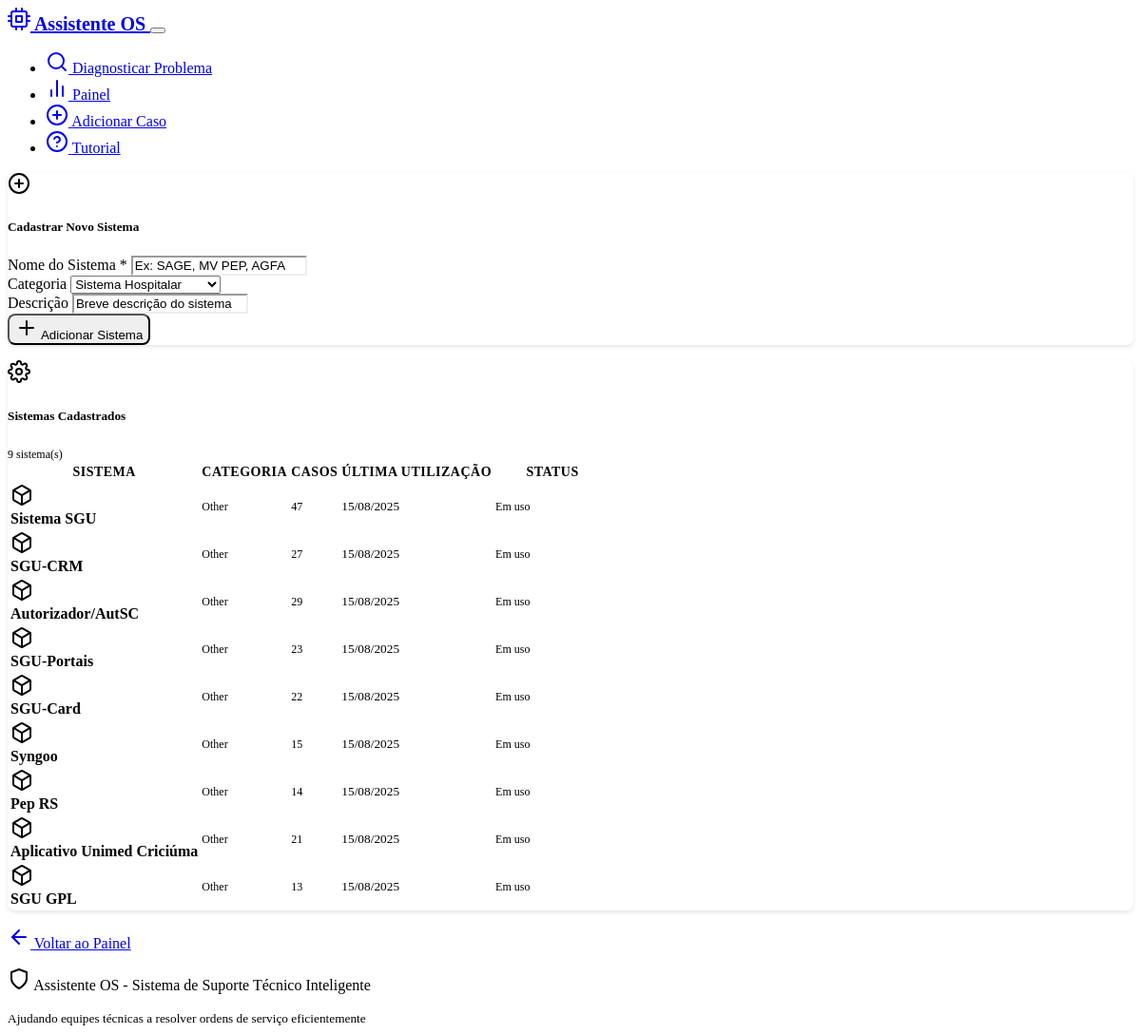
Screenshot of /systems with the database file from the repository.
### models.py (models this page shows, shortened)
class Case(db.Model):
    __tablename__ = 'cases'
    id = db.Column(db.Integer, primary_key=True)
    problem_description = db.Column(db.Text, nullable=False)
    solution = db.Column(db.Text, nullable=False)
    system_type = db.Column(db.String(100), default="Unknown")
    created_at = db.Column(db.DateTime, default=datetime.now)
    effectiveness_score = db.Column(db.Float, nullable=True)
    feedback_count = db.Column(db.Integer, default=0)
    tags = db.Column(db.String(500), default="")  # Stored as comma-separated string
    feedbacks = db.relationship("CaseFeedback", backref="case", cascade="all, delete-orphan")

### routes.py (the view)
@app.route('/systems')
def manage_systems():
    try:
        all_cases = case_service.get_all_cases()
        system_stats = {}
        for case in all_cases:
            system = case.system_type
            if system not in system_stats:
                system_stats[system] = {
                    'name': system,
                    'category': 'Healthcare' if system in ['Tasy', 'SGU', 'SGU Card', 'Autorizador'] else 'Other',
                    'case_count': 0,
                    'last_used': None
                }
            system_stats[system]['case_count'] += 1
            if not system_stats[system]['last_used'] or case.created_at > system_stats[system]['last_used']:
                system_stats[system]['last_used'] = case.created_at
        from flask import current_app
        custom_systems = current_app.config.get('CUSTOM_SYSTEMS', [])
        all_systems = []
        for system_name, stats in system_stats.items():
            all_systems.append(stats)
        for custom in custom_systems:
            if custom['name'] not in system_stats:
                custom['case_count'] = 0
                custom['last_used'] = None
                all_systems.append(custom)
        return render_template('manage_systems.html', systems=all_systems)
    except Exception as e:
        logging.error(f"Error loading systems: {str(e)}")
        flash(f'Erro ao carregar sistemas: {str(e)}', 'error')
        return render_template('manage_systems.html', systems=[])

### case_service.py (called while the page is built)
    def get_all_cases(self) -> List[Case]:
        try:
            return Case.query.all()
        except Exception as e:
            logging.error(f"Error getting cases from database: {str(e)}")
            return current_app.config.get('CASES_STORAGE', [])

### templates/manage_systems.html (shortened to what this page needs)
{% extends "base.html" %}
{% block content %}
<div class="row">
    <div class="col-lg-10 mx-auto">
        <div class="card mb-4">
            <div class="card-header d-flex align-items-center">
                <i data-feather="plus-circle" class="me-2"></i>
                <h5 class="mb-0">Cadastrar Novo Sistema</h5>
            </div>
            <div class="card-body">
                <form action="{{ url_for('add_system') }}" method="POST" class="row g-3">
                    <div class="col-md-4">
                        <label for="system_name" class="form-label">Nome do Sistema *</label>
                        <input type="text" class="form-control" id="system_name" name="system_name"
                               placeholder="Ex: SAGE, MV PEP, AGFA" required>
                    </div>
                    <div class="col-md-4">
                        <label for="system_category" class="form-label">Categoria</label>
                        <select class="form-select" id="system_category" name="system_category">
                            <option value="Healthcare">Sistema Hospitalar</option>
                        </select>
                    </div>
                    <div class="col-md-4">
                        <label for="system_description" class="form-label">Descrição</label>
                        <input type="text" class="form-control" id="system_description" name="system_description"
                               placeholder="Breve descrição do sistema">
                    </div>
                    <div class="col-12">
                        <button type="submit" class="btn btn-primary">
                            <i data-feather="plus" class="me-1"></i>
                            Adicionar Sistema
                        </button>
                    </div>
                </form>
            </div>
        </div>
        <div class="card">
            <div class="card-header d-flex align-items-center justify-content-between">
                <div class="d-flex align-items-center">
                    <i data-feather="settings" class="me-2"></i>
                    <h5 class="mb-0">Sistemas Cadastrados</h5>
                </div>
                <span class="badge bg-info">{{ systems|length }} sistema(s)</span>
            </div>
            <div class="card-body p-0">
                {% if systems %}
                <div class="table-responsive">
                    <table class="table table-hover mb-0">
                        <thead class="table-dark">
                            <tr>
                                <th>Sistema</th>
                                <th>Categoria</th>
                                <th>Casos</th>
                                <th>Última Utilização</th>
                                <th width="120">Status</th>
                            </tr>
                        </thead>
                        <tbody>
                            {% for system in systems %}
                            <tr>
                                <td>
                                    <div class="d-flex align-items-center">
                                        <div class="system-icon me-2">
                                            {% if system.category == 'Healthcare' %}
                                                <i data-feather="heart" class="text-danger"></i>
                                            {% elif system.category == 'Administrative' %}
                                                <i data-feather="briefcase" class="text-primary"></i>
                                            {% elif system.category == 'Network' %}
                                                <i data-feather="wifi" class="text-success"></i>
                                            {% elif system.category == 'Database' %}
                                                <i data-feather="database" class="text-warning"></i>
                                            {% elif system.category == 'Application Server' %}
                                                <i data-feather="server" class="text-info"></i>
                                            {% else %}
                                                <i data-feather="box" class="text-secondary"></i>
                                            {% endif %}
                                        </div>
                                        <div>
                                            <strong>{{ system.name }}</strong>
                                        </div>
                                    </div>
                                </td>
                                <td>
                                    <span class="badge bg-secondary">{{ system.category }}</span>
                                </td>
                                <td>
                                    <span class="badge bg-info">{{ system.case_count or 0 }}</span>
                                </td>
                                <td>
                                    {% if system.last_used %}
                                        <small>{{ system.last_used.strftime('%d/%m/%Y') }}</small>
                                    {% else %}
                                        <small class="text-muted">Nunca usado</small>
                                    {% endif %}
                                </td>
                                <td>
                                    {% if system.case_count == 0 %}
                                        <span class="badge bg-warning">Não utilizado</span>
                                    {% else %}
                                        <span class="badge bg-success">Em uso</span>
                                    {% endif %}
                                </td>
                            </tr>
                            {% endfor %}
                        </tbody>
                    </table>
                </div>
                {% else %}
                <div class="text-center py-5">
                    <i data-feather="settings" style="width: 64px; height: 64px; color: var(--bs-secondary);"></i>
                    <h4 class="mt-3 mb-2">Nenhum Sistema Personalizado</h4>
                    <p class="text-muted">Os sistemas padrão (Tasy, SGU, SGU Card, Autorizador) já estão disponíveis.</p>
                </div>
                {% endif %}
            </div>
        </div>
        <div class="text-center mt-4">
            <a href="{{ url_for('dashboard') }}" class="btn btn-secondary">
                <i data-feather="arrow-left" class="me-2"></i>
                Voltar ao Painel
            </a>
        </div>
    </div>
</div>
{% endblock %}

### templates/base.html (shortened to what this page needs)
<!DOCTYPE html>
<html lang="en" data-bs-theme="dark">
<head>
    <link href="https://cdn.replit.com/agent/bootstrap-agent-dark-theme.min.css" rel="stylesheet">
    <link rel="stylesheet" href="{{ url_for('static', filename='style.css') }}">
</head>
<body>
    <nav class="navbar navbar-expand-lg navbar-dark bg-dark border-bottom">
        <div class="container">
            <a class="navbar-brand d-flex align-items-center" href="{{ url_for('index') }}">
                <i data-feather="cpu" class="me-2"></i>
                <span class="fw-bold">Assistente OS</span>
            </a>
            <button class="navbar-toggler" type="button" data-bs-toggle="collapse" data-bs-target="#navbarNav">
            </button>
            <div class="collapse navbar-collapse" id="navbarNav">
                <ul class="navbar-nav me-auto">
                    <li class="nav-item">
                        <a class="nav-link" href="{{ url_for('index') }}">
                            <i data-feather="search" class="me-1"></i>
                            Diagnosticar Problema
                        </a>
                    </li>
                    <li class="nav-item">
                        <a class="nav-link" href="{{ url_for('dashboard') }}">
                            <i data-feather="bar-chart-2" class="me-1"></i>
                            Painel
                        </a>
                    </li>
                    <li class="nav-item">
                        <a class="nav-link" href="{{ url_for('add_case_form') }}">
                            <i data-feather="plus-circle" class="me-1"></i>
                            Adicionar Caso
                        </a>
                    </li>
                    <li class="nav-item">
                        <a class="nav-link" href="{{ url_for('tutorial') }}">
                            <i data-feather="help-circle" class="me-1"></i>
                            Tutorial
                        </a>
                    </li>
                </ul>
            </div>
        </div>
    </nav>
    <main class="container my-4">
        {% block content %}{% endblock %}
    </main>
    <footer class="bg-dark border-top mt-5 py-4">
        <div class="container text-center text-muted">
            <p class="mb-0">
                <i data-feather="shield" class="me-1"></i>
                Assistente OS - Sistema de Suporte Técnico Inteligente
            </p>
            <small>Ajudando equipes técnicas a resolver ordens de serviço eficientemente</small>
        </div>
    </footer>
</body>
</html>

### static/style.css (style rules this page uses)
:root { --custom-code-bg: #1a1a1a; --custom-border-radius: 8px; }
.card { border-radius: var(--custom-border-radius); box-shadow: 0 2px 4px rgba(0, 0, 0, 0.1); margin-bottom: 1rem; }
.card-header { background-color: var(--bs-dark); border-bottom: 1px solid var(--bs-border-color); border-radius: var(--custom-border-radius) var(--custom-border-radius) 0 0 !important; }
.form-control { background-color: var(--bs-dark) !important; border-color: var(--bs-secondary) !important; color: var(--bs-light) !important; }
.form-control::placeholder { color: var(--bs-secondary) !important; }
.btn { border-radius: var(--custom-border-radius); font-weight: 500; }
.table-responsive { border-radius: var(--custom-border-radius); }
.table th { border-top: none; font-weight: 600; font-size: 0.875rem; text-transform: uppercase; letter-spacing: 0.5px; }
.table td { vertical-align: middle; border-color: var(--bs-border-color); }
.badge { border-radius: var(--custom-border-radius); font-weight: 500; font-size: 0.75rem; }
.navbar-brand { font-weight: 700; font-size: 1.25rem; }
.nav-link { font-weight: 500; }
footer { margin-top: auto; }

### rows the page displays
Case: name "Sistema SGU", category "Other", case_count "47", last_used "15/08/2025"
Case: name "SGU-CRM", category "Other", case_count "27", last_used "15/08/2025"
Case: name "Autorizador/AutSC", category "Other", case_count "29", last_used "15/08/2025"
Case: name "SGU-Portais", category "Other", case_count "23", last_used "15/08/2025"
Case: name "SGU-Card", category "Other", case_count "22", last_used "15/08/2025"
Case: name "Syngoo", category "Other", id "15", last_used "15/08/2025"
Case: name "Pep RS", category "Other", case_count "14", last_used "15/08/2025"
Case: name "Aplicativo Unimed Criciúma", category "Other", case_count "21", last_used "15/08/2025"
Case: name "SGU GPL", category "Other", case_count "13", last_used "15/08/2025"

### other values shown
{{ systems|length }} "9"
